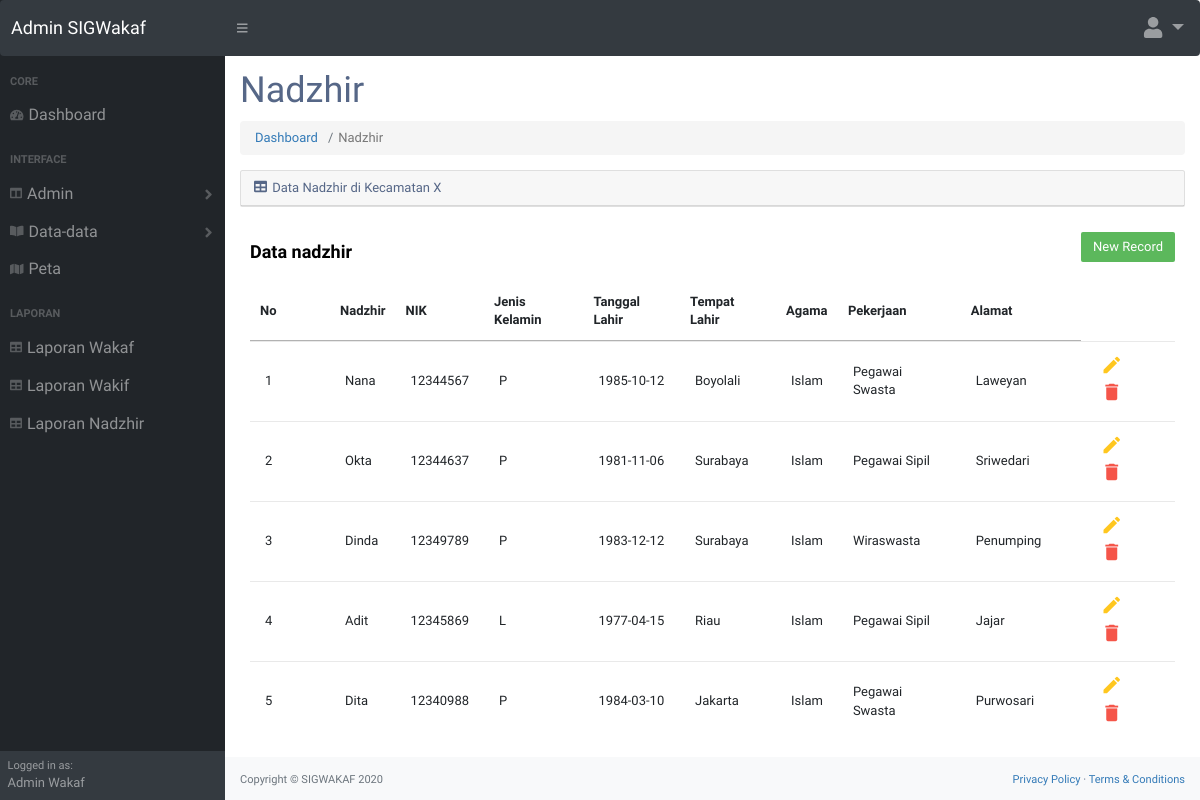
Page /nadzhir.php on the committed database.
### tables this page shows
CREATE TABLE `nadzhir` (
  `id_nadzhir` int(11) NOT NULL,
  `nadzhir` varchar(50) NOT NULL,
  `nik` int(17) NOT NULL,
  `jenis_kelamin` varchar(2) NOT NULL,
  `tgl_lahir` date NOT NULL,
  `tpt_lahir` varchar(30) NOT NULL,
  `agama` varchar(30) NOT NULL,
  `pekerjaan` varchar(50) NOT NULL,
  `alamat` varchar(150) NOT NULL
);

### nadzhir.php (the view, shortened to what this page needs)
<?php
$koneksi = mysqli_connect("localhost","root","","sigwakaf");
?>
<!DOCTYPE html>
<html lang="en">
    <head>
        <link href="css/styles.css" rel="stylesheet" />
        <link href="https://cdn.datatables.net/1.10.20/css/dataTables.bootstrap4.min.css" rel="stylesheet" />
        <link rel="stylesheet" href="https://maxcdn.bootstrapcdn.com/font-awesome/4.7.0/css/font-awesome.min.css">
        <link rel="stylesheet" href="https://maxcdn.bootstrapcdn.com/bootstrap/3.3.7/css/bootstrap.min.css">
        <link rel="stylesheet" type="text/css" media="screen" href="https://cdn.datatables.net/1.10.19/css/jquery.dataTables.min.css">
    </head>
    <body class="sb-nav-fixed">
        <nav class="sb-topnav navbar navbar-expand navbar-dark bg-dark">
            <a class="navbar-brand" href="dashboard.php">Admin SIGWakaf</a>
            <button class="btn btn-link btn-sm order-1 order-lg-0" id="sidebarToggle" href="#"><i class="fas fa-bars"></i></button>
            <ul class="navbar-nav ml-auto ml-md-0">
                <li class="nav-item dropdown">
                    <a class="nav-link dropdown-toggle" id="userDropdown" href="#" role="button" data-toggle="dropdown" aria-haspopup="true" aria-expanded="false" style="font-size: 21px;"><i class="fas fa-user fa-fw" fa-5x></i></a>
                </li>
            </ul>
        </nav>
        <div id="layoutSidenav">
            <div id="layoutSidenav_nav">
                <nav class="sb-sidenav accordion sb-sidenav-dark" id="sidenavAccordion">
                    <div class="sb-sidenav-menu">
                        <div class="nav">
                            <div class="sb-sidenav-menu-heading" style="font-size: 11px;">Core</div>
                            <a class="nav-link" href="dashboard.php" style="font-size: 16px;">
                                <div class="sb-nav-link-icon" style="font-size: 12px;"><i class="fas fa-tachometer-alt" fa-5x></i></div>
                                Dashboard
                            </a>
                            <div class="sb-sidenav-menu-heading" style="font-size: 11px;">Interface</div>
                            <a class="nav-link collapsed" href="#" data-toggle="collapse" data-target="#collapseLayouts" aria-expanded="false" aria-controls="collapseLayouts" style="font-size: 16px;">
                                <div class="sb-nav-link-icon" style="font-size: 12px;"><i class="fas fa-columns" fa-5x></i></div>
                                Admin
                                <div class="sb-sidenav-collapse-arrow"><i class="fas fa-angle-down"></i></div>
                            </a>
                            <a class="nav-link collapsed" href="#" data-toggle="collapse" data-target="#collapsePages" aria-expanded="false" aria-controls="collapsePages" style="font-size: 16px;">
                                <div class="sb-nav-link-icon" style="font-size: 12px;"><i class="fas fa-book-open" fa-5x></i></div>
                                Data-data
                                <div class="sb-sidenav-collapse-arrow"><i class="fas fa-angle-down"></i></div>
                            </a>
                            <a class="nav-link" href="peta.php" style="font-size: 16px;">
                                <div class="sb-nav-link-icon" style="font-size: 12px;"><i class="fa fa-map" fa-5x></i></div>
                                Peta
                            </a>
                            <div class="sb-sidenav-menu-heading" style="font-size: 11px;">Laporan</div>
                            <a class="nav-link" href="lapwakaf.php" style="font-size: 16px;">
                                <div class="sb-nav-link-icon" style="font-size: 12px;"><i class="fas fa-table" fa-5x></i></div>
                                Laporan Wakaf
                            </a>
                            <a class="nav-link" href="lapwakif.php" style="font-size: 16px;">
                                <div class="sb-nav-link-icon" style="font-size: 12px;"><i class="fas fa-table" fa-5x></i></div>
                                Laporan Wakif
                            </a>
                            <a class="nav-link" href="lapnazhir.php" style="font-size: 16px;">
                                <div class="sb-nav-link-icon" style="font-size: 12px;"><i class="fas fa-table" fa-5x></i></div>
                                Laporan Nadzhir
                            </a>
                        </div>
                    </div>
                    <div class="sb-sidenav-footer">
                        <div class="small">Logged in as:</div>
                        Admin Wakaf
                    </div>
                </nav>
            </div>
            <div id="layoutSidenav_content">
                <main>
                    <div class="container-fluid">
                        <h1 class="mt-4">Nadzhir</h1>
                        <ol class="breadcrumb mb-4">
                            <li class="breadcrumb-item"><a href="dashboard.php">Dashboard</a></li>
                            <li class="breadcrumb-item active">Nadzhir</li>
                        </ol>
                        <div class="card mb-4">
                            <div class="card-header">
                                <i class="fas fa-table mr-1"></i>
                                Data Nadzhir di Kecamatan X
                            </div>
                        </div>
                    </div>
                    <form method="post" action="">
                            <div class="table-wrapper">
                                <div class="table-title">
                                    <div class="row">
                                        <div class="col-sm-6">
                                            <h4><b>Data nadzhir</b></h4>
                                        </div>
                                        <div class="col-sm-6">
                                            <a href="#addEmployeeModal" class="btn btn-success" data-toggle="modal">New Record</a>
                                        </div>
                                    </div>
                                </div>
                                <table id="tabel-data" class="table table-striped table-hover">
                                    <thead>
                                        <tr>
                                            <th>No</th>
                                            <th>Nadzhir</th>
                                            <th>NIK</th>
                                            <th>Jenis Kelamin</th>
                                            <th>Tanggal Lahir</th>
                                            <th>Tempat Lahir</th>
                                            <th>Agama</th>
                                            <th>Pekerjaan</th>
                                            <th>Alamat</th>
                                        </tr>
                                    </thead>
                                    <tbody>
                                    <?php
                                    $no = 1;
                                    $ksql="SELECT * FROM nadzhir";
                                    $khasil = mysqli_query($koneksi,$ksql);
                                    while($krow = mysqli_fetch_array($khasil))
                                    {
                                    ?>
                                        <tr>
                                            <td><?php echo $no++; ?></td>
                                            <td><?php echo $krow['nadzhir']; ?></td>
                                            <td><?php echo $krow['nik']; ?></td>
                                            <td><?php echo $krow['jenis_kelamin']; ?></td>
                                            <td><?php echo $krow['tgl_lahir']; ?></td>
                                            <td><?php echo $krow['tpt_lahir']; ?></td>
                                            <td><?php echo $krow['agama']; ?></td>
                                            <td><?php echo $krow['pekerjaan']; ?></td>
                                            <td><?php echo $krow['alamat']; ?></td>
                                            <td>
                                                <a href="#editEmployeeModal<?php echo $krow['id_nadzhir']; ?>" class="edit" data-toggle="modal"><i class="material-icons" data-toggle="tooltip" title="Edit">&#xE254;</i></a>
                                                <a href="#deleteEmployeeModal<?php echo $krow['id_nadzhir']; ?>" class="delete" data-toggle="modal"><i class="material-icons" data-toggle="tooltip" title="Delete">&#xE872;</i></a>
                                            </td>
                                        </tr>
                    <?php
                    }
                    ?>
                    </form>
                    </div>
                <footer class="py-4 bg-light mt-auto">
                    <div class="container-fluid">
                        <div class="d-flex align-items-center justify-content-between small">
                            <div class="text-muted">Copyright &copy; SIGWAKAF 2020</div>
                            <div>
                                <a href="#">Privacy Policy</a>
                                &middot;
                                <a href="#">Terms &amp; Conditions</a>
                            </div>
                        </div>
                    </div>
                </footer>
            </div>
    </body>
</html>

### nadzhir.php (style rules this page uses)
body { color: #566787; background: #fff; font-family: 'Varela Round', sans-serif; font-size: 13px; }
.table-wrapper { background: #fff; padding: 10px 25px; }
.table-title { padding-bottom: 5px; background: #fff; color: #000; }
.table-title .btn { color: #fff; float: right; font-size: 13px; border: none; min-width: 50px; border-radius: 2px; border: none; outline: none !important; margin-left: 10px; }
table.table tr th, table.table tr td { border-color: #e9e9e9; padding: 12px 15px; vertical-align: middle; }
table.table tr th:first-child { width: 60px; }
table.table tr th:last-child { width: 100px; }
table.table-striped tbody tr:nth-of-type(odd) { background-color: #fcfcfc; }
table.table td:last-child i { opacity: 0.9; font-size: 22px; margin: 0 5px; }
table.table td a { font-weight: bold; color: #566787; display: inline-block; text-decoration: none; outline: none !important; }
table.table td a.edit { color: #FFC107; }
table.table td a.delete { color: #F44336; }
table.table td i { font-size: 19px; }

### rows in the picture
nadzhir: nadzhir "Nana", nik "12344567", jenis_kelamin "P", tgl_lahir "1985-10-12", tpt_lahir "Boyolali", agama "Islam", pekerjaan "Pegawai Swasta", alamat "Laweyan"
nadzhir: nadzhir "Okta", nik "12344637", jenis_kelamin "P", tgl_lahir "1981-11-06", tpt_lahir "Surabaya", agama "Islam", pekerjaan "Pegawai Sipil", alamat "Sriwedari"
nadzhir: nadzhir "Dinda", nik "12349789", jenis_kelamin "P", tgl_lahir "1983-12-12", tpt_lahir "Surabaya", agama "Islam", pekerjaan "Wiraswasta", alamat "Penumping"
nadzhir: nadzhir "Adit", nik "12345869", jenis_kelamin "L", tgl_lahir "1977-04-15", tpt_lahir "Riau", agama "Islam", pekerjaan "Pegawai Sipil", alamat "Jajar"
nadzhir: nadzhir "Dita", nik "12340988", jenis_kelamin "P", tgl_lahir "1984-03-10", tpt_lahir "Jakarta", agama "Islam", pekerjaan "Pegawai Swasta", alamat "Purwosari"
